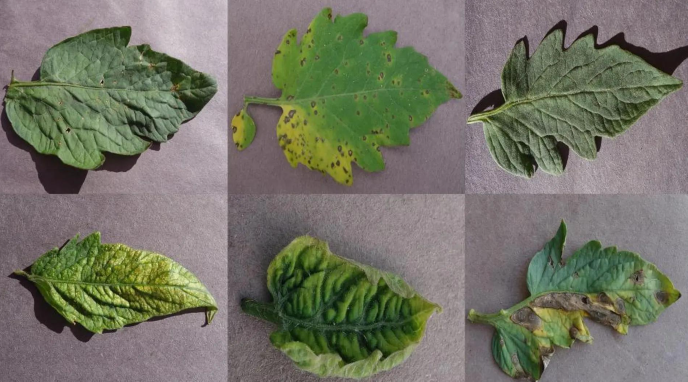
#> input picture samples -2.png, 1375 x 763 px (shown at 1/2 size); its folder holds only this picture in this run
$ python -i features.py   (imports and definitions only)   (older library calls are emulated)
#> lines starting #> are read from the running program, lines starting #| are printed output that depends on the picture
"""Image feature extraction for tomato leaf KNN classification."""
from pathlib import Path
import cv2
import numpy as np

SUPPORTED_EXTENSIONS = {".jpg", ".jpeg", ".png", ".bmp", ".tif", ".tiff"}


def extract_features(image_path: str, image_size=(128, 128)) -> np.ndarray:
    """Extract a compact feature vector from one image.

    Features: normalized HSV histograms, grayscale mean/std, and
    Laplacian variance. These are starter features and can be replaced
    with the exact feature extraction used in the original project.
    """
#> called with image_path = '../../samples -2.png', image_size = (128, 128)
    image = cv2.imread(str(image_path))
#> image is the input picture: shape (763, 1375, 3); mean B, G, R 102.3, 116.8, 116.2
    if image is None:
        raise ValueError(f"Could not read image: {image_path}")

    image = cv2.resize(image, image_size)
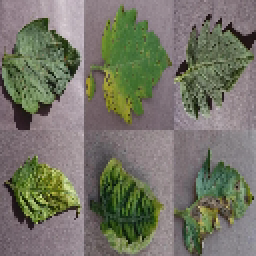
#> image: shape (128, 128, 3) (shown 2 times larger); mean B, G, R 101.9, 116.5, 115.9
    hsv = cv2.cvtColor(image, cv2.COLOR_BGR2HSV)
#> hsv: shape (128, 128, 3); mean H, S, V 108.9, 59.1, 123.8
    gray = cv2.cvtColor(image, cv2.COLOR_BGR2GRAY)
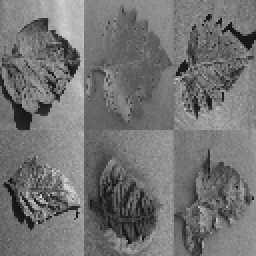
#> gray: shape (128, 128) (shown 2 times larger); min 14, max 219, mean 114.6

    hist_features = []
    # Separate histograms for hue, saturation and value.
    for channel, bins, limits in (
        (0, 16, [0, 180]),
        (1, 16, [0, 256]),
        (2, 16, [0, 256]),
    ):
        hist = cv2.calcHist([hsv], [channel], None, [bins], limits)
        hist = cv2.normalize(hist, hist).flatten()
        hist_features.extend(hist.tolist())
#> after the loop, hist_features = 48 values, max 0.895 at index 17, min 0 at index 47, mean 0.15

    intensity_mean = float(np.mean(gray)) / 255.0
#> intensity_mean = 0.45
    intensity_std = float(np.std(gray)) / 255.0
#> intensity_std = 0.131
    texture_variance = float(cv2.Laplacian(gray, cv2.CV_64F).var())
#> texture_variance = 3931.5
    # Scale the variance to a less extreme numeric range.
    texture_variance = texture_variance / (texture_variance + 1000.0)
#> texture_variance = 0.797

    return np.asarray(
        hist_features + [intensity_mean, intensity_std, texture_variance],
        dtype=np.float32,
    )


def list_images(class_dir: Path):
    """Yield supported image paths from a class directory."""
    for path in sorted(class_dir.rglob("*")):
        if path.is_file() and path.suffix.lower() in SUPPORTED_EXTENSIONS:
            yield path

>>> result = extract_features('../../samples -2.png')
#> result = 51 values, max 0.895 at index 17, min 0 at index 47, mean 0.168

$ run again, on samples -3.png
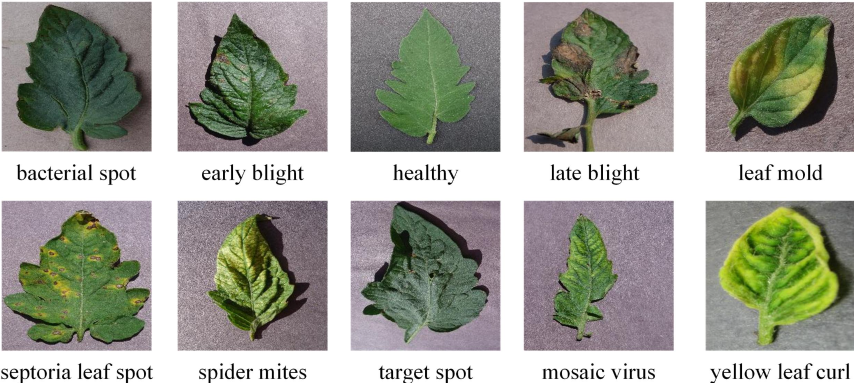
#> input picture samples -3.png, 1708 x 765 px (shown at 1/2 size)
#> in extract_features, image is the input picture: shape (765, 1708, 3); mean B, G, R 148.6, 159.5, 158
#> in extract_features, `image = cv2.resize(image, image_size)`:
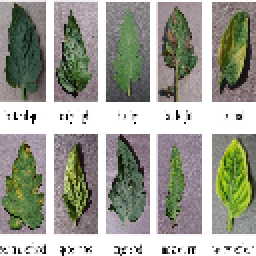
#> image: shape (128, 128, 3) (shown 2 times larger); mean B, G, R 149.3, 160.2, 158.7
#> hsv: shape (128, 128, 3); mean H, S, V 69, 42, 165.2
#> in extract_features, `gray = cv2.cvtColor(image, cv2.COLOR_BGR2GRAY)`:
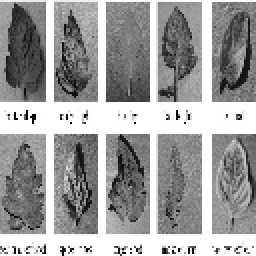
#> gray: shape (128, 128) (shown 2 times larger); min 1, max 255, mean 158.5
#> after the loop in extract_features, `for channel, bins, limits in (`: hist_features = 48 values, max 0.83 at index 16, min 0.0076 at index 31, mean 0.148
#> intensity_mean = 0.622
#> intensity_std = 0.279
#> in extract_features, `texture_variance = float(cv2.Laplacian(gray, cv2.CV_64F).var())`: texture_variance = 11897
#> in extract_features, `texture_variance = texture_variance / (texture_variance + 1000.0)`: texture_variance = 0.922
#> result = 51 values, max 0.922 at index 50, min 0.0076 at index 31, mean 0.175

$ run again, on samples 4.png
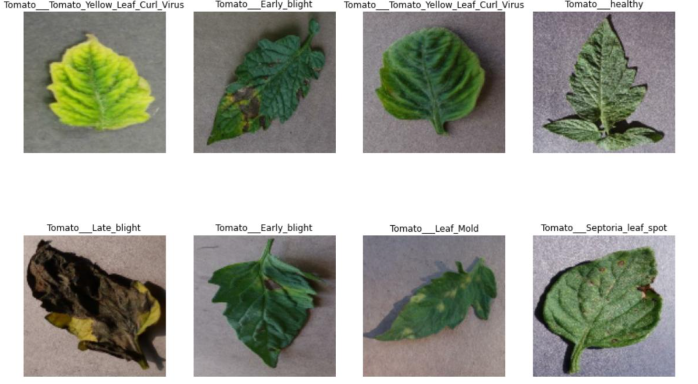
#> input picture samples 4.png, 1395 x 767 px (shown at 1/2 size)
#> in extract_features, image is the input picture: shape (767, 1395, 3); mean B, G, R 157.9, 167.7, 165.5
#> in extract_features, `image = cv2.resize(image, image_size)`:
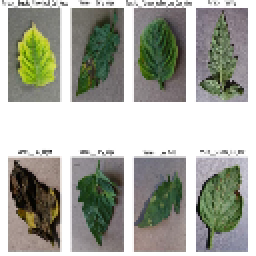
#> image: shape (128, 128, 3) (shown 2 times larger); mean B, G, R 157.8, 167.6, 165.3
#> hsv: shape (128, 128, 3); mean H, S, V 48.1, 37.8, 171.2
#> in extract_features, `gray = cv2.cvtColor(image, cv2.COLOR_BGR2GRAY)`:
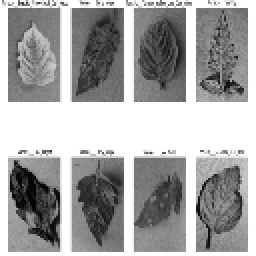
#> gray: shape (128, 128) (shown 2 times larger); min 2, max 255, mean 165.8
#> after the loop in extract_features, `for channel, bins, limits in (`: hist_features = 48 values, max 0.945 at index 16, min 0.00199 at index 7, mean 0.131
#> intensity_mean = 0.65
#> intensity_std = 0.299
#> in extract_features, `texture_variance = float(cv2.Laplacian(gray, cv2.CV_64F).var())`: texture_variance = 5415.1
#> in extract_features, `texture_variance = texture_variance / (texture_variance + 1000.0)`: texture_variance = 0.844
#> result = 51 values, max 0.945 at index 16, min 0.00199 at index 7, mean 0.159

$ run again, on samples 5.png
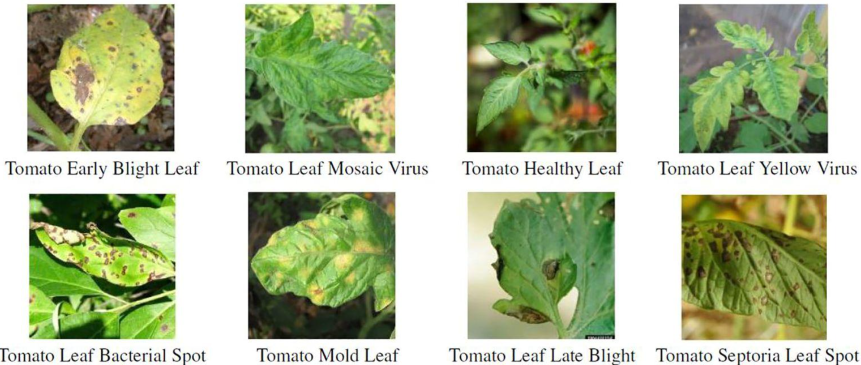
#> input picture samples 5.png, 1721 x 730 px (shown at 1/2 size)
#> in extract_features, image is the input picture: shape (730, 1721, 3); mean B, G, R 150.6, 186.6, 174.9
#> in extract_features, `image = cv2.resize(image, image_size)`:
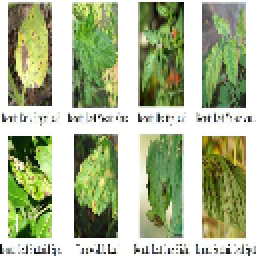
#> image: shape (128, 128, 3) (shown 2 times larger); mean B, G, R 149.5, 185.5, 173.8
#> hsv: shape (128, 128, 3); mean H, S, V 34.5, 71.7, 187.5
#> in extract_features, `gray = cv2.cvtColor(image, cv2.COLOR_BGR2GRAY)`:
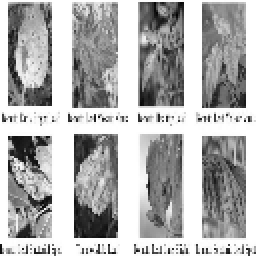
#> gray: shape (128, 128) (shown 2 times larger); min 3, max 255, mean 177.9
#> after the loop in extract_features, `for channel, bins, limits in (`: hist_features = 48 values, max 0.928 at index 47, min 0.00189 at index 32, mean 0.141
#> intensity_mean = 0.698
#> intensity_std = 0.293
#> in extract_features, `texture_variance = float(cv2.Laplacian(gray, cv2.CV_64F).var())`: texture_variance = 12382.9
#> in extract_features, `texture_variance = texture_variance / (texture_variance + 1000.0)`: texture_variance = 0.925
#> result = 51 values, max 0.928 at index 47, min 0.00189 at index 32, mean 0.17
